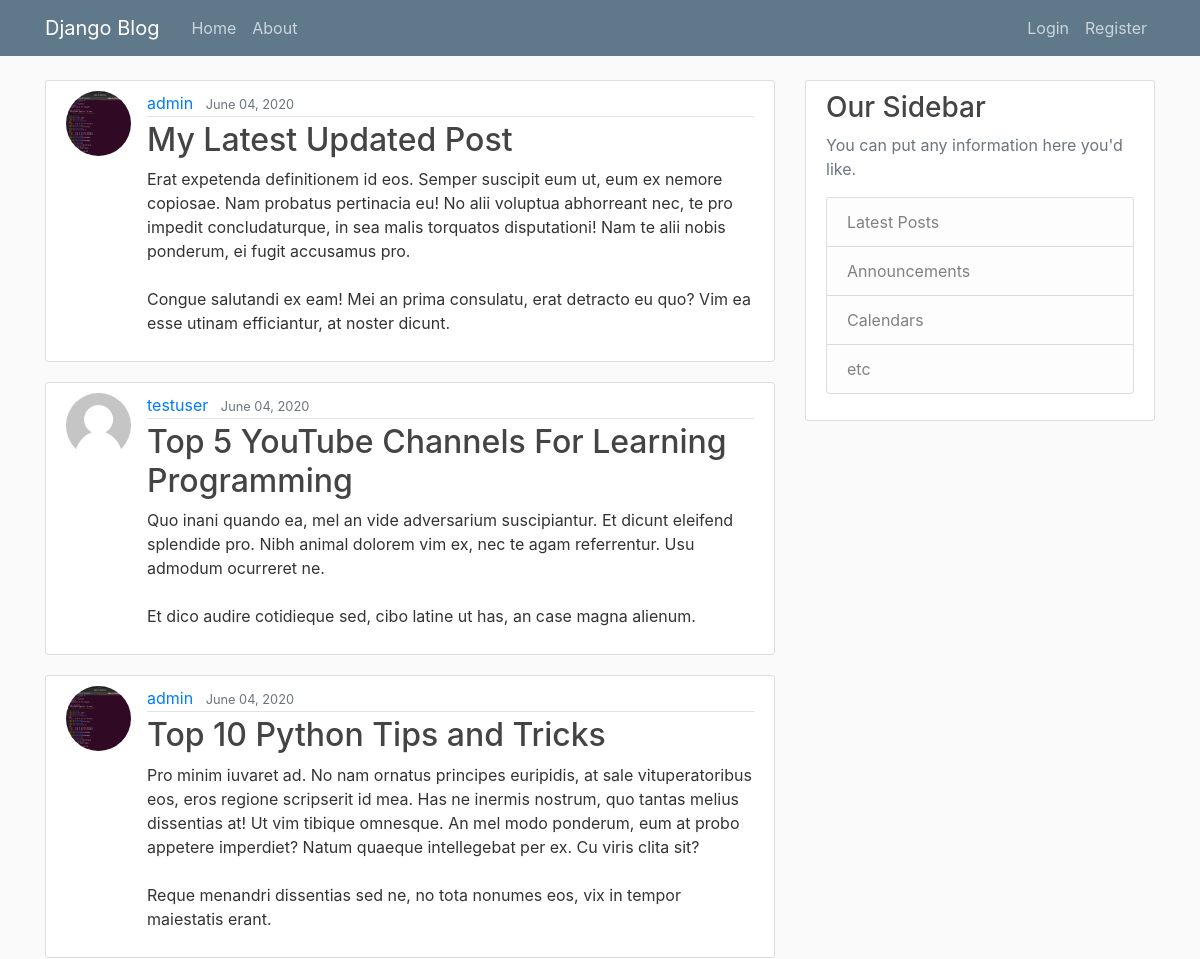
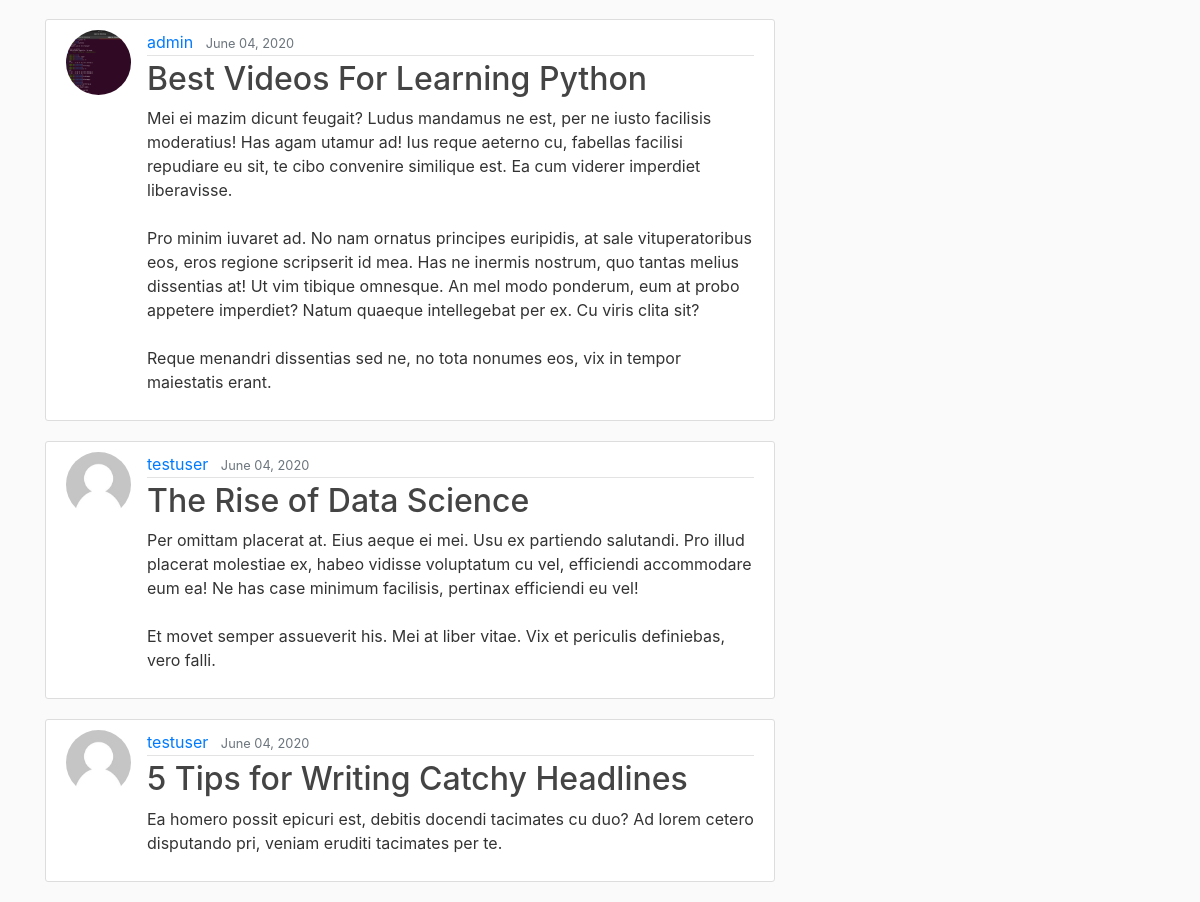
The page / on the database its author committed (2 pictures, top to bottom).
### blog/models.py (models this page shows, shortened)
class Post(models.Model):
    title = models.CharField(max_length=100)
    content = models.TextField()
    date_posted = models.DateTimeField(default=timezone.now)
    author = models.ForeignKey(User, on_delete=models.CASCADE)

### users/models.py (models this page shows, shortened)
class Profile(models.Model):
    user = models.OneToOneField(User, on_delete=models.CASCADE)
    image = models.ImageField(default='default.jpg', upload_to='profile_pics')

### blog/views.py (the view)
# urls.py: path('', PostListView.as_view(), name='blog-home'),
class PostListView(ListView):
    model = Post
    template_name = 'blog/home.html'  # <app>/<model>_<view_type>.html
    context_object_name = 'posts'
    ordering = ['-date_posted']
    paginate_by = 6

### blog/templates/blog/home.html
{% extends "blog/base.html" %}
{% block content %}
{% for post in posts %}
    <article class="media content-section">
        <img class="rounded-circle article-img" src="{{ post.author.profile.image.url }}">
      <div class="media-body">
        <div class="article-metadata">
          <a class="mr-2" href="#">{{ post.author }}</a>
          <small class="text-muted">{{ post.date_posted|date:"F d, Y" }}</small>
        </div>
        <h2><a class="article-title" href="{% url 'post-detail' post.id %}">{{ post.title }}</a></h2>
        <p class="article-content">{{ post.content }}</p>
      </div>
    </article>
{% endfor %}
{% endblock content %}

### blog/static/blog/main.css (style rules this page uses)
body { background: #fafafa; color: #333333; margin-top: 5rem; }
h1, h2, h3, h4, h5, h6 { color: #444444; }
.content-section { background: #ffffff; padding: 10px 20px; border: 1px solid #dddddd; border-radius: 3px; margin-bottom: 20px; }
.article-title { color: #444444; }
.article-content { white-space: pre-line; }
.article-img { height: 65px; width: 65px; margin-right: 16px; }
.article-metadata { padding-bottom: 1px; margin-bottom: 4px; border-bottom: 1px solid #e3e3e3 }

### rows shown on the page
Post: author.profile.image (picture), author "admin", date_posted "June 04, 2020", title "My Latest Updated Post", content "Erat expetenda definitionem id eos. Semper suscipit eum ut, eum ex nemore copiosae. Nam probatus pertinacia eu! No alii voluptua abhorreant nec, te pro impedit concludaturque, in sea malis torquatos disputationi! Nam te alii nobis ponderum, ei fugit accusamus pro. Congue salutandi ex eam! Mei an prima consulatu, erat detracto eu quo? Vim ea esse utinam efficiantur, at noster dicunt."
Post: author.profile.image (placeholder picture), author "testuser", date_posted "June 04, 2020", title "Top 5 YouTube Channels For Learning Programming", content "Quo inani quando ea, mel an vide adversarium suscipiantur. Et dicunt eleifend splendide pro. Nibh animal dolorem vim ex, nec te agam referrentur. Usu admodum ocurreret ne. Et dico audire cotidieque sed, cibo latine ut has, an case magna alienum."
Post: author.profile.image (picture), author "admin", date_posted "June 04, 2020", title "Top 10 Python Tips and Tricks", content "Pro minim iuvaret ad. No nam ornatus principes euripidis, at sale vituperatoribus eos, eros regione scripserit id mea. Has ne inermis nostrum, quo tantas melius dissentias at! Ut vim tibique omnesque. An mel modo ponderum, eum at probo appetere imperdiet? Natum quaeque intellegebat per ex. Cu viris clita sit? Reque menandri dissentias sed ne, no tota nonumes eos, vix in tempor maiestatis erant."
Post: author.profile.image (picture), author "admin", date_posted "June 04, 2020", title "Best Videos For Learning Python", content "Mei ei mazim dicunt feugait? Ludus mandamus ne est, per ne iusto facilisis moderatius! Has agam utamur ad! Ius reque aeterno cu, fabellas facilisi repudiare eu sit, te cibo convenire similique est. Ea cum viderer imperdiet liberavisse. Pro minim iuvaret ad. No nam ornatus principes euripidis, at sale vituperatoribus eos, eros regione scripserit id mea. Has ne inermis nostrum, quo tantas melius dissentias at! Ut vim tibique omnesque. An mel modo ponderum, eum at probo appetere imperdiet? Natum quaeque intellegebat per ex. Cu viris clita sit? Reque menandri dissentias sed ne, no tota nonumes eos, vix in tempor maiestatis erant."
Post: author.profile.image (placeholder picture), author "testuser", date_posted "June 04, 2020", title "The Rise of Data Science", content "Per omittam placerat at. Eius aeque ei mei. Usu ex partiendo salutandi. Pro illud placerat molestiae ex, habeo vidisse voluptatum cu vel, efficiendi accommodare eum ea! Ne has case minimum facilisis, pertinax efficiendi eu vel! Et movet semper assueverit his. Mei at liber vitae. Vix et periculis definiebas, vero falli."
Post: author.profile.image (placeholder picture), author "testuser", date_posted "June 04, 2020", title "5 Tips for Writing Catchy Headlines", content "Ea homero possit epicuri est, debitis docendi tacimates cu duo? Ad lorem cetero disputando pri, veniam eruditi tacimates per te."
